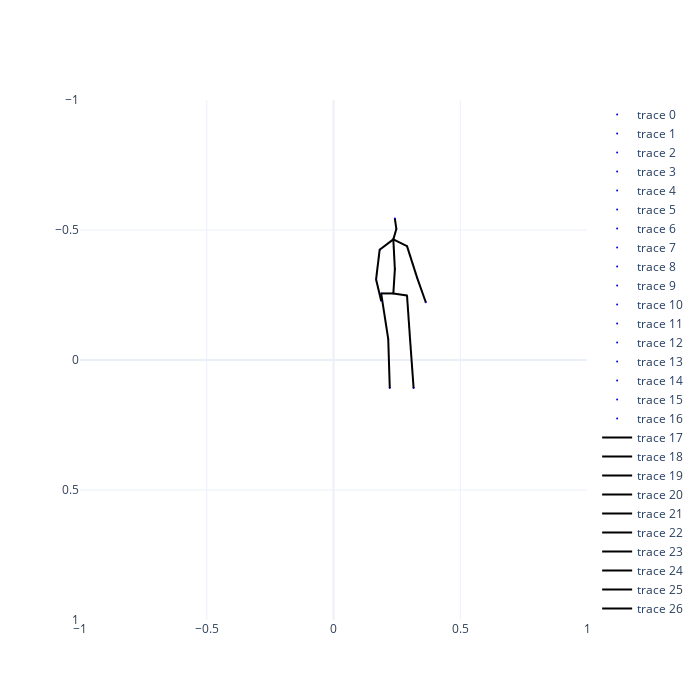

Source (notebook cell):
### Markdown cell above
### visualize h36m input/label

### Code cell
# 2d skeleton
pos = copy.deepcopy(h36m_2d)
points_h36m_2d = array2dict(pos, h36m_keypoints)
interact(draw_skeleton_2d(points_h36m_2d, h36m_connections))

### Figure 1 — Plotly figure (JSON) as saved in the notebook; plotly's stock layout.template omitted (floating-point values rounded to 4 significant figures)
{"data": [{"marker": {"color": "blue", "size": 2}, "mode": "markers", "type": "scatter", "x": [0.236], "y": [-0.256]}, {"marker": {"color": "blue", "size": 2}, "mode": "markers", "type": "scatter", "x": [0.29], "y": [-0.248]}, {"marker": {"color": "blue", "size": 2}, "mode": "markers", "type": "scatter", "x": [0.302], "y": [-0.08]}, {"marker": {"color": "blue", "size": 2}, "mode": "markers", "type": "scatter", "x": [0.316], "y": [0.108]}, {"marker": {"color": "blue", "size": 2}, "mode": "markers", "type": "scatter", "x": [0.188], "y": [-0.256]}, {"marker": {"color": "blue", "size": 2}, "mode": "markers", "type": "scatter", "x": [0.216], "y": [-0.08]}, {"marker": {"color": "blue", "size": 2}, "mode": "markers", "type": "scatter", "x": [0.222], "y": [0.108]}, {"marker": {"color": "blue", "size": 2}, "mode": "markers", "type": "scatter", "x": [0.242], "y": [-0.35]}, {"marker": {"color": "blue", "size": 2}, "mode": "markers", "type": "scatter", "x": [0.236], "y": [-0.464]}, {"marker": {"color": "blue", "size": 2}, "mode": "markers", "type": "scatter", "x": [0.248], "y": [-0.504]}, {"marker": {"color": "blue", "size": 2}, "mode": "markers", "type": "scatter", "x": [0.242], "y": [-0.544]}, {"marker": {"color": "blue", "size": 2}, "mode": "markers", "type": "scatter", "x": [0.182], "y": [-0.424]}, {"marker": {"color": "blue", "size": 2}, "mode": "markers", "type": "scatter", "x": [0.168], "y": [-0.31]}, {"marker": {"color": "blue", "size": 2}, "mode": "markers", "type": "scatter", "x": [0.188], "y": [-0.228]}, {"marker": {"color": "blue", "size": 2}, "mode": "markers", "type": "scatter", "x": [0.29], "y": [-0.438]}, {"marker": {"color": "blue", "size": 2}, "mode": "markers", "type": "scatter", "x": [0.33], "y": [-0.316]}, {"marker": {"color": "blue", "size": 2}, "mode": "markers", "type": "scatter", "x": [0.364], "y": [-0.222]}, {"line": {"color": "black"}, "mode": "lines", "type": "scatter", "x": [0.236, 0.29], "y": [-0.256, -0.248]}, {"line": {"color": "black"}, "mode": "lines", "type": "scatter", "x": [0.236, 0.188], "y": [-0.256, -0.256]}, {"line": {"color": "black"}, "mode": "lines", "type": "scatter", "x": [0.236, 0.242], "y": [-0.256, -0.35]}, {"line": {"color": "black"}, "mode": "lines", "type": "scatter", "x": [0.29, 0.302], "y": [-0.248, -0.08]}, {"line": {"color": "black"}, "mode": "lines", "type": "scatter", "x": [0.302, 0.316], "y": [-0.08, 0.108]}, {"line": {"color": "black"}, "mode": "lines", "type": "scatter", "x": [0.188, 0.216], "y": [-0.256, -0.08]}, {"line": {"color": "black"}, "mode": "lines", "type": "scatter", "x": [0.216, 0.222], "y": [-0.08, 0.108]}, {"line": {"color": "black"}, "mode": "lines", "type": "scatter", "x": [0.242, 0.236], "y": [-0.35, -0.464]}, {"line": {"color": "black"}, "mode": "lines", "type": "scatter", "x": [0.236, 0.248], "y": [-0.464, -0.504]}, {"line": {"color": "black"}, "mode": "lines", "type": "scatter", "x": [0.248, 0.242], "y": [-0.504, -0.544]}, {"line": {"color": "black"}, "mode": "lines", "type": "scatter", "x": [0.236, 0.29], "y": [-0.464, -0.438]}, {"line": {"color": "black"}, "mode": "lines", "type": "scatter", "x": [0.29, 0.33], "y": [-0.438, -0.316]}, {"line": {"color": "black"}, "mode": "lines", "type": "scatter", "x": [0.33, 0.364], "y": [-0.316, -0.222]}, {"line": {"color": "black"}, "mode": "lines", "type": "scatter", "x": [0.236, 0.182], "y": [-0.464, -0.424]}, {"line": {"color": "black"}, "mode": "lines", "type": "scatter", "x": [0.182, 0.168], "y": [-0.424, -0.31]}, {"line": {"color": "black"}, "mode": "lines", "type": "scatter", "x": [0.168, 0.188], "y": [-0.31, -0.228]}], "layout": {"height": 700, "width": 700, "xaxis": {"range": [-1, 1]}, "yaxis": {"range": [1, -1]}}}
